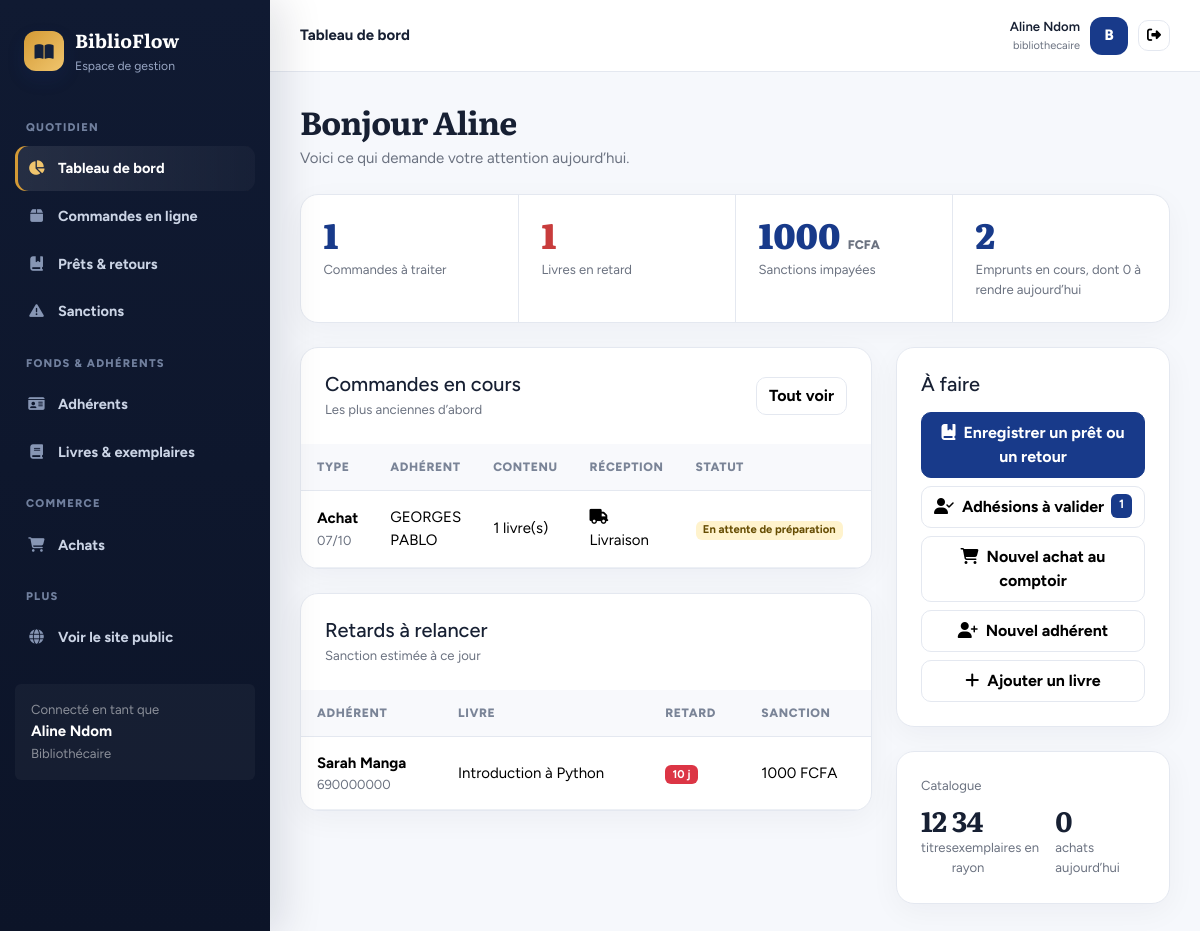
Page /gestion/ (signed in) on the committed database.
### bibliotheque/models.py (models this page shows, shortened)
class Utilisateur(AbstractUser):
    ROLES = [("adherent", "Adhérent"), ("bibliothecaire", "Bibliothécaire"), ("administrateur", "Administrateur")]
    STATUTS = [("en_attente", "En attente de validation"), ("actif", "Actif"), ("suspendu", "Suspendu")]
    first_name = None  # remplacés par nom / prénom
    last_name = None
    nom = models.CharField(max_length=80)
    prenom = models.CharField(max_length=80)
    telephone = models.CharField(max_length=20, blank=True)
    adresse = models.CharField(max_length=200, blank=True)
    role = models.CharField(max_length=20, choices=ROLES, default="adherent")
    statut = models.CharField(max_length=12, choices=STATUTS, default="actif")
    numero_carte = models.CharField(max_length=20, unique=True, null=True, blank=True)
    date_expiration = models.DateField(null=True, blank=True)  # fin de validité de l'adhésion
    suspendu_jusqu = models.DateField(null=True, blank=True)   # emprunts suspendus après un retard
    REQUIRED_FIELDS = ["nom", "prenom", "email"]
    def get_full_name(self):
        return f"{self.prenom} {self.nom}".strip()
    def __str__(self):
        return self.get_full_name() or self.username
    @property
    def est_personnel(self):
        return self.is_superuser or self.role in ("bibliothecaire", "administrateur")

class Emprunt(models.Model):
    STATUTS = [("demande", "Demandé"), ("prete", "Prêt à retirer"), ("en_cours", "En cours"), ("retard", "En retard"),
               ("rendu", "Rendu"), ("perdu", "Perdu"), ("annule", "Annulé")]
    ACTIFS = ("demande", "prete", "en_cours", "retard")   # compte dans la limite d'emprunts
    OUVERTS = ("en_cours", "retard")                      # livre actuellement chez l'adhérent
    PAIEMENTS = [("impayee", "Impayée"), ("payee", "Payée"), ("annulee", "Annulée")]
    adherent = models.ForeignKey(Utilisateur, on_delete=models.PROTECT, related_name="emprunts")
    personnel = models.ForeignKey(Utilisateur, on_delete=models.SET_NULL, null=True, blank=True,
                                  related_name="emprunts_acceptes")
    exemplaire = models.ForeignKey(Exemplaire, on_delete=models.PROTECT, related_name="emprunts")
    date_demande = models.DateTimeField(auto_now_add=True)
    date_emprunt = models.DateField(default=timezone.localdate)
    date_retour_prevue = models.DateField(null=True, blank=True)
    date_limite_retrait = models.DateField(null=True, blank=True)
    date_retour_effective = models.DateField(null=True, blank=True)
    statut = models.CharField(max_length=10, choices=STATUTS, default="en_cours")
    adresse_livraison = models.CharField(max_length=250, blank=True)  # vide = retrait à la bibliothèque
    nb_prolongations = models.PositiveSmallIntegerField(default=0)
    motif_sanction = models.CharField(max_length=200, blank=True)
    montant_sanction = models.DecimalField(max_digits=10, decimal_places=2, default=0)
    statut_paiement = models.CharField(max_length=10, choices=PAIEMENTS, blank=True)
    date_sanction = models.DateTimeField(null=True, blank=True)
    class Meta:
        ordering = ["-date_emprunt", "-id"]
    @property
    def jours_retard(self):
        if not self.date_retour_prevue:
            return 0
        ref = self.date_retour_effective or timezone.localdate()
        return max(0, (ref - self.date_retour_prevue).days)

class Exemplaire(models.Model):
    ETATS = [("bon", "Bon état"), ("abime", "Abîmé")]
    STATUTS = [("disponible", "En rayon"), ("emprunte", "Emprunté"), ("reserve", "Mis de côté"),
               ("perdu", "Perdu"), ("retire", "Retiré du fonds")]
    livre = models.ForeignKey(Livre, on_delete=models.CASCADE, related_name="exemplaires")
    code_barres = models.CharField(max_length=40, unique=True)
    etat_physique = models.CharField(max_length=10, choices=ETATS, default="bon")
    statut = models.CharField(max_length=12, choices=STATUTS, default="disponible")
    etagere = models.CharField(max_length=40, blank=True)
    code_rayon = models.CharField(max_length=20, blank=True)

class Livre(models.Model):
    titre = models.CharField(max_length=200)
    auteur = models.CharField(max_length=120)
    isbn = models.CharField(max_length=20, unique=True, null=True, blank=True)
    description = models.TextField(blank=True)
    image = models.CharField(max_length=255, blank=True)  # chemin relatif dans static/media
    categorie = models.CharField(max_length=80, blank=True)
    annee_publication = models.PositiveSmallIntegerField(null=True, blank=True)
    langue = models.CharField(max_length=30, default="Français")
    prix = models.DecimalField(max_digits=10, decimal_places=2, default=0)  # prix de vente
    stock_vente = models.PositiveIntegerField(default=0)                    # exemplaires à vendre
    actif = models.BooleanField(default=True)
    class Meta:
        ordering = ["titre"]
    def __str__(self):
        return self.titre

### bibliotheque/views.py (the view)
# urls.py: path("gestion/", views.tableau_bord, name="tableau_bord"),
@role_requis(*STAFF)
def tableau_bord(request):
    services.maj_quotidienne()
    today = timezone.localdate()
    ouverts = Emprunt.objects.filter(statut__in=Emprunt.OUVERTS)
    demandes = Emprunt.objects.filter(statut__in=("demande", "prete"))
    achats_actifs = Achat.objects.filter(statut__in=Achat.ACTIFS)
    stats = {
        "livres": Livre.objects.filter(actif=True).count(),
        "exemplaires_dispo": Exemplaire.objects.filter(statut="disponible").count(),
        "emprunts_en_cours": ouverts.count(),
        "retards": ouverts.filter(date_retour_prevue__lt=today).count(),
        "retours_du_jour": ouverts.filter(date_retour_prevue=today).count(),
        "commandes_a_traiter": demandes.count() + achats_actifs.count(),
        "sanctions_impayees": Emprunt.objects.filter(statut_paiement="impayee").aggregate(t=Sum("montant_sanction"))["t"] or 0,
        "adhesions_a_valider": Utilisateur.objects.filter(numero_carte__isnull=False, statut="en_attente").count(),
        "achats_jour": Achat.objects.filter(date_achat__date=today).exclude(statut="annulee").count(),
    }
    retards = list(ouverts.filter(date_retour_prevue__lt=today).select_related("adherent", "exemplaire__livre")
                   .order_by("date_retour_prevue")[:8])
    for e in retards:
        e.amende = services.montant_amende(e.jours_retard)
    a_traiter = [{"date": e.date_emprunt, "type": "Emprunt", "adherent": e.adherent, "libelle": e.exemplaire.livre.titre,
                  "statut": e.get_statut_display(), "livraison": e.livraison, "url": reverse("commandes")}
                 for e in demandes.select_related("adherent", "exemplaire__livre")]
    a_traiter += [{"date": a.date_achat.date(), "type": "Achat", "adherent": a.client_nom_complet, "libelle": f"{a.lignes.count()} livre(s)",
                   "statut": a.get_statut_display(), "livraison": a.livraison, "url": reverse("achat_detail", args=[a.pk])}
                  for a in achats_actifs.select_related("adherent")]
    a_traiter.sort(key=lambda x: x["date"])
    return render(request, "bibliotheque/tableau_bord.html", {"stats": stats, "retards": retards, "a_traiter": a_traiter[:8]})

### bibliotheque/templates/bibliotheque/tableau_bord.html
{% extends "bibliotheque/base.html" %}{% block titre %}Tableau de bord – BiblioFlow{% endblock %}{% block entete %}Tableau de bord{% endblock %}{% block contenu %}
<div class="page-title mb-4"><h1>Bonjour {{ user.prenom|default:user.username }}</h1><p>Voici ce qui demande votre attention aujourd’hui.</p></div>
<div class="ledger mb-4">
  <a href="{% url 'commandes' %}" class="ledger-cell"><div class="ledger-n">{{ stats.commandes_a_traiter }}</div><div class="ledger-l">Commandes à traiter</div></a>
  <a href="{% url 'emprunts' %}?vue=retards" class="ledger-cell"><div class="ledger-n {% if stats.retards %}is-late{% endif %}">{{ stats.retards }}</div><div class="ledger-l">Livres en retard</div></a>
  <a href="{% url 'sanctions' %}" class="ledger-cell"><div class="ledger-n">{{ stats.sanctions_impayees|floatformat:0 }} <small>FCFA</small></div><div class="ledger-l">Sanctions impayées</div></a>
  <a href="{% url 'emprunts' %}" class="ledger-cell"><div class="ledger-n">{{ stats.emprunts_en_cours }}</div><div class="ledger-l">Emprunts en cours, dont {{ stats.retours_du_jour }} à rendre aujourd’hui</div></a>
</div>
<div class="row g-4">
  <div class="col-lg-8">
    <div class="cardx table-card mb-4"><div class="p-4 d-flex justify-content-between align-items-center"><div><h5 class="mb-1">Commandes en cours</h5><div class="muted small">Les plus anciennes d’abord</div></div><a href="{% url 'commandes' %}" class="btn btn-light">Tout voir</a></div>
    <div class="table-responsive"><table class="table"><thead><tr><th>Type</th><th>Adhérent</th><th>Contenu</th><th>Réception</th><th>Statut</th><th></th></tr></thead><tbody>
    {% for c in a_traiter %}<tr><td><strong>{{ c.type }}</strong><div class="muted small">{{ c.date|date:"d/m" }}</div></td><td>{{ c.adherent }}</td><td>{{ c.libelle }}</td><td>{% if c.livraison %}<i class="fa-solid fa-truck me-1"></i>Livraison{% else %}<i class="fa-solid fa-store me-1"></i>Retrait{% endif %}</td><td><span class="badge bg-warning-subtle text-warning-emphasis">{{ c.statut }}</span></td><td><a class="btn btn-sm btn-primary" href="{{ c.url }}">Traiter</a></td></tr>
    {% empty %}<tr><td colspan="6" class="empty">Aucune commande en attente.</td></tr>{% endfor %}</tbody></table></div></div>
    <div class="cardx table-card"><div class="p-4"><h5 class="mb-1">Retards à relancer</h5><div class="muted small">Sanction estimée à ce jour</div></div>
    <div class="table-responsive"><table class="table"><thead><tr><th>Adhérent</th><th>Livre</th><th>Retard</th><th>Sanction</th></tr></thead><tbody>
    {% for e in retards %}<tr><td><strong>{{ e.adherent }}</strong><div class="muted small">{{ e.adherent.telephone }}</div></td><td>{{ e.exemplaire.livre }}</td><td><span class="badge bg-danger">{{ e.jours_retard }} j</span></td><td>{{ e.amende|floatformat:0 }} FCFA</td></tr>
    {% empty %}<tr><td colspan="4" class="empty">Aucun retard.</td></tr>{% endfor %}</tbody></table></div></div>
  </div>
  <div class="col-lg-4">
    <div class="cardx p-4 mb-4"><h5>À faire</h5><div class="d-grid gap-2 mt-3">
      <a class="btn btn-primary py-2" href="{% url 'emprunts' %}"><i class="fa-solid fa-book-bookmark me-2"></i>Enregistrer un prêt ou un retour</a>
      <a class="btn btn-light py-2 d-flex justify-content-between" href="{% url 'adherents' %}?filtre=a_valider"><span><i class="fa-solid fa-user-check me-2"></i>Adhésions à valider</span><span class="badge bg-primary">{{ stats.adhesions_a_valider }}</span></a>
      <a class="btn btn-light py-2" href="{% url 'achat_nouveau' %}"><i class="fa-solid fa-cart-shopping me-2"></i>Nouvel achat au comptoir</a>
      <a class="btn btn-light py-2" href="{% url 'adherent_nouveau' %}"><i class="fa-solid fa-user-plus me-2"></i>Nouvel adhérent</a>
      <a class="btn btn-light py-2" href="{% url 'livre_nouveau' %}"><i class="fa-solid fa-plus me-2"></i>Ajouter un livre</a></div></div>
    <div class="cardx p-4"><div class="muted small">Catalogue</div><div class="d-flex justify-content-between mt-2"><div><h3 class="mb-0">{{ stats.livres }}</h3><div class="muted small">titres</div></div><div><h3 class="mb-0">{{ stats.exemplaires_dispo }}</h3><div class="muted small">exemplaires en rayon</div></div><div><h3 class="mb-0">{{ stats.achats_jour }}</h3><div class="muted small">achats aujourd’hui</div></div></div></div>
  </div>
</div>{% endblock %}

### bibliotheque/templates/bibliotheque/base.html (shortened to what this page needs)
{% load static %}<!doctype html>
<html lang="fr"><head><meta charset="utf-8"><meta name="viewport" content="width=device-width, initial-scale=1"><title>{% block titre %}BiblioFlow{% endblock %}</title>
<link href="https://cdn.jsdelivr.net/npm/bootstrap@5.3.3/dist/css/bootstrap.min.css" rel="stylesheet"><link href="https://cdnjs.cloudflare.com/ajax/libs/font-awesome/6.5.2/css/all.min.css" rel="stylesheet"><link href="{% static 'bibliotheque/app.css' %}" rel="stylesheet"></head>
<body>{% with u=request.resolver_match.url_name %}<div class="app-shell">
<aside class="sidebar" id="sidebar">
  <div class="brand"><div class="brand-icon"><i class="fa-solid fa-book-open"></i></div><div><strong>BiblioFlow</strong><small>Espace de gestion</small></div></div>
  <div class="nav-title">Quotidien</div>
  <a class="side-link {% if u == 'tableau_bord' %}active{% endif %}" href="{% url 'tableau_bord' %}"><i class="fa-solid fa-chart-pie"></i>Tableau de bord</a>
  <a class="side-link {% if u == 'commandes' %}active{% endif %}" href="{% url 'commandes' %}"><i class="fa-solid fa-box"></i>Commandes en ligne</a>
  <a class="side-link {% if u == 'emprunts' %}active{% endif %}" href="{% url 'emprunts' %}"><i class="fa-solid fa-book-bookmark"></i>Prêts &amp; retours</a>
  <a class="side-link {% if u == 'sanctions' %}active{% endif %}" href="{% url 'sanctions' %}"><i class="fa-solid fa-triangle-exclamation"></i>Sanctions</a>
  <div class="nav-title">Fonds &amp; adhérents</div>
  <a class="side-link {% if u == 'adherents' or u == 'adherent_detail' or u == 'adherent_nouveau' or u == 'adherent_modifier' %}active{% endif %}" href="{% url 'adherents' %}"><i class="fa-solid fa-id-card"></i>Adhérents</a>
  <a class="side-link " href="{% url 'livres_gestion' %}"><i class="fa-solid fa-book"></i>Livres &amp; exemplaires</a>
  <div class="nav-title">Commerce</div>
  <a class="side-link {% if u == 'achats' or u == 'achat_detail' or u == 'achat_nouveau' %}active{% endif %}" href="{% url 'achats' %}"><i class="fa-solid fa-cart-shopping"></i>Achats</a>
  <div class="nav-title">Plus</div>
  <a class="side-link" href="{% url 'accueil' %}"><i class="fa-solid fa-globe"></i>Voir le site public</a>
  <div class="mt-4 p-3 rounded-2" style="background:#ffffff0a"><div class="small text-white-50">Connecté en tant que</div><strong>{{ user.get_full_name|default:user.username }}</strong><div class="small text-white-50">{{ user.get_role_display }}</div></div>
</aside>
<main class="main"><header class="topbar"><div class="d-flex align-items-center gap-3"><div class="fw-bold">{% block entete %}{% endblock %}</div></div>
<div class="user-chip"><div class="text-end d-none d-sm-block"><div class="fw-semibold small">{{ user.get_full_name|default:user.username }}</div><div class="muted" style="font-size:11px">{{ user.username }}</div></div><div class="avatar">{{ user.username|first|upper }}</div><form method="post" action="{% url 'logout' %}">{% csrf_token %}<button class="btn btn-sm btn-light" title="Déconnexion"><i class="fa-solid fa-right-from-bracket"></i></button></form></div></header>
<div class="content">{% block contenu %}{% endblock %}</div></main></div>{% endwith %}
<script src="https://cdn.jsdelivr.net/npm/bootstrap@5.3.3/dist/js/bootstrap.bundle.min.js"></script>{% block scripts %}{% endblock %}</body></html>

### rows in the picture
Utilisateur: get_full_name "Aline Ndom", role "Bibliothécaire", username "bibliothecaire", username|first "B", prenom "Aline"
Emprunt: adherent "Sarah Manga", adherent.telephone "690000000", exemplaire.livre "Introduction à Python", jours_retard "10", amende "1000"

### other values in the picture
{{ stats.commandes_a_traiter }} "1"
{{ stats.retards }} "1"
{{ stats.sanctions_impayees|floatformat:0 }} "1000"
{{ stats.emprunts_en_cours }} "2"
{{ stats.retours_du_jour }} "0"
{{ c.type }} "Achat"
{{ c.date|date:"d/m" }} "07/10"
{{ c.adherent }} "GEORGES PABLO"
{{ c.libelle }} "1 livre(s)"
{{ c.statut }} "En attente de préparation"
{{ stats.adhesions_a_valider }} "1"
{{ stats.livres }} "12"
{{ stats.exemplaires_dispo }} "34"
{{ stats.achats_jour }} "0"
